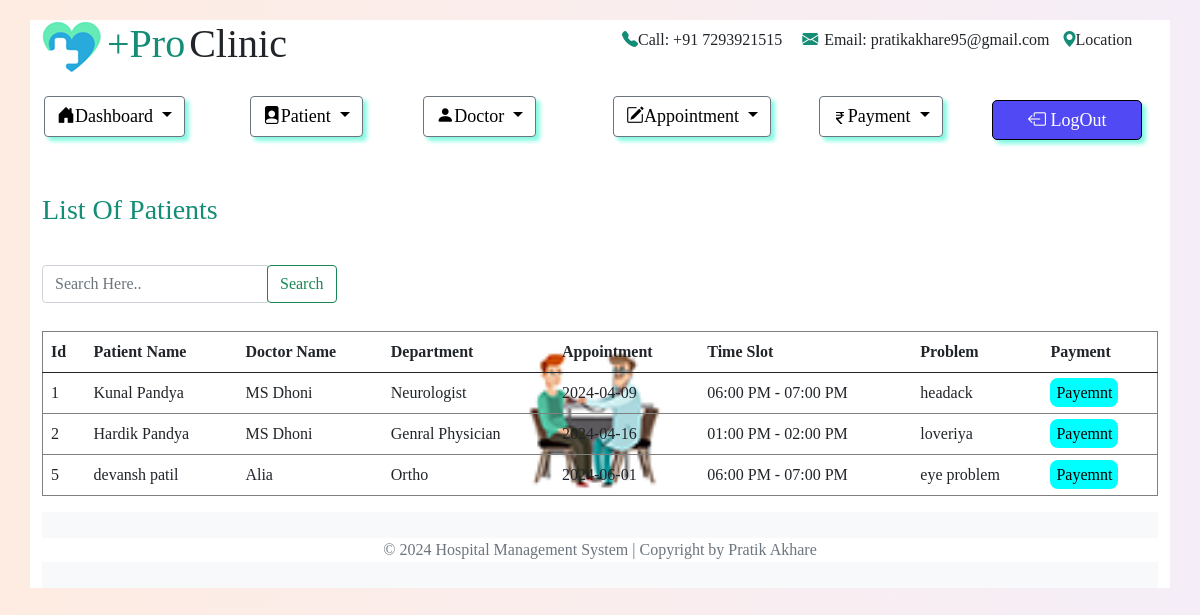
/list_appointment.php, run on the app's committed database.
### tables this page shows
CREATE TABLE `appoint` (
  `id` int(20) NOT NULL,
  `pname` varchar(200) NOT NULL,
  `dname` varchar(200) NOT NULL,
  `depart` varchar(200) NOT NULL,
  `appo` varchar(200) NOT NULL,
  `time` varchar(200) NOT NULL,
  `problem` varchar(200) NOT NULL
);

### list_appointment.php (the view, shortened to what this page needs)
<?php
    include('connection.php');
    $id=$_POST['search'];
    $query="SELECT * FROM appoint WHERE CONCAT(pname,dname) LIKE '%$id%'";
    $data=mysqli_query($conn,$query);
?>
<!DOCTYPE html>
<html lang="en">
<head>
    <link href="https://cdn.jsdelivr.net/npm/bootstrap@5.0.2/dist/css/bootstrap.min.css" rel="stylesheet">
<link rel="stylesheet" href="https://cdn.jsdelivr.net/npm/bootstrap-icons@1.3.0/font/bootstrap-icons.css">
    <link rel="stylesheet" href="css/list_doctor.css">
</head>
<body>
    <div class="container">
    <div class="row drop">
            <div class="col-md-1 logo">
                <img src="images/logo.png" alt="">
            </div>
            <div class="col-md-3 had1">
                <h1 class="inline-h1" style="color: #138D75;margin-left:-30px;">+Pro</h1>
                <h1 class="inline-h1">Clinic</h1>
            </div>
            <div class="col-md-8 calls ml-4">
                <h6><i class="bi bi-telephone-fill " style="color: #138D75;margin-left:200px;"></i>Call: +91 7293921515 <i class="bi bi-envelope-fill p-3" style="color: #138D75;"></i><span style="margin-left: -10px;">Email: pratikakhare95@gmail.com</span> <i class="bi bi-geo-alt-fill p-2 " style="color: #138D75;"></i><span style="margin-left: -10px;">Location</span></h6>
            </div>
        </div>
        <div class="row drop " style="margin-left:-10px;">
            <div class="col-md-2">
                <div class="dropdown">
                    <button class="btn btn-secondary dropdown-toggle" type="button" id="dropdownMenuButton1"
                        data-bs-toggle="dropdown" aria-expanded="false">
                        <i class="bi bi-house-door-fill"></i>Dashboard
                    </button>
                </div>
            </div>
            <div class="col-md-2">
                <div class="dropdown">
                    <button class="btn btn-secondary dropdown-toggle m-3 mt-0" type="button" id="dropdownMenuButton1"
                        data-bs-toggle="dropdown" aria-expanded="false" >
                        <i class="bi bi-file-person-fill "></i>Patient
                    </button>
                </div>
            </div>
            <div class="col-md-2">
                <div class="dropdown">
                    <button class="btn btn-secondary dropdown-toggle" type="button" id="dropdownMenuButton1"
                        data-bs-toggle="dropdown" aria-expanded="false">
                        <i class="bi bi-person-fill"></i>Doctor
                    </button>
                </div>
            </div>
            <div class="col-md-2">
                <div class="dropdown">
                    <button class="btn btn-secondary dropdown-toggle" type="button" id="dropdownMenuButton1"
                        data-bs-toggle="dropdown" aria-expanded="false">
                        <i class="bi bi-pencil-square"></i>Appointment
                    </button>
                </div>
            </div>
            <div class="col-md-2">
                <div class="dropdown">
                    <button class="btn btn-secondary dropdown-toggle m-3 mt-0" type="button" id="dropdownMenuButton1"
                        data-bs-toggle="dropdown" aria-expanded="false">
                          Payment
                    </button>
                </div>
            </div>
            <div class="col-md-2">
                <button class="login"><a href="login.php"><i class="bi bi-box-arrow-left"></i>  LogOut</a></button>
            </div>
        </div>
        <div class="row">
            <div class="col-md-12">
                <h3 style="margin-top: 40px; color:#138D75;">List Of Patients</h3>
              <nav class="navbar navbar-light bg-white" id="navb" style="margin-top: 30px;">
                <form action="list_appointment.php" method="POST" class="form-inline"  >
                  <div class="input-group">
                    <input class="form-control" type="search" name="search" placeholder="Search Here.." aria-label="Search">
                    <div class="input-group-append">
                      <button class="btn btn-outline-success" type="submit">Search</button>
                    </div>
                  </div>
                </form>
              </nav>
            </div>
          </div>
        <div class="row">
            <div class="col-md-12">
                 <?php
    include('connection.php');
    $sql = "SELECT * FROM appoint";
    $result = mysqli_query($conn,$sql) or die("Unsuccessful");
    if(mysqli_num_rows($result) > 0){
     ?>
    <table class="table" cellpadding="7px">
        <thead>
            <tr>
                        <th>Id</th>
                        <th>Patient Name</th>
                        <th>Doctor Name</th>
                        <th>Department</th>
                        <th>Appointment</th>
                        <th>Time Slot</th>
                        <th>Problem</th>
                        <th>Payment</th>
</tr>
        </thead>
        <tbody>
            <?php
        foreach($data as $row){
            ?>
            <tr>
                <td><?php  echo $row['id'] ?></td>
                <td><?php  echo $row['pname'] ?></td>
                <td><?php  echo $row['dname'] ?></td>
                <td><?php  echo $row['depart'] ?></td>
                <td><?php  echo $row['appo'] ?></td>
                <td><?php  echo $row['time'] ?></td>
                <td><?php  echo $row['problem'] ?></td>
                <td><a href='payment.php?id=<?php echo $row['id'] ?>' class="payment">Payemnt</a></td>
            </tr>
            <?php } ?>
        </tbody>
    </table>
    <?php }else{
        echo"<h2>No Record Found...</h2>";
    }
    mysqli_close($conn) ;?>
            </div>
        </div>
        <footer class="footer mt-auto py-3 bg-light">
    <div class="container">
        <div class="row">
            <div class="col-lg-12 text-center text-muted">
                &copy; 2024 Hospital Management System | Copyright by Pratik Akhare
            </div>
        </div>
    </div>
</footer>
    </div>
</body>
</html>

### css/list_doctor.css (style rules this page uses)
body { font-family: 'Times New Roman', Times, serif; background: linear-gradient(to left,#F5EEF8,#FEECE2); }
.container { margin: 10px auto; background-color: white; }
.inline-h1 { display: inline-block; }
.drop { margin-top: 20px; }
#dropdownMenuButton1 { background-color: white; color: black; box-shadow: 4px 4px 4px #84F9E2 ; font-size: 18px; }
.calls { margin-top: 10px; }
.table { margin-top: 20px; background-image: url('http://127.0.0.1:5500/images/treatment-side-img.jpg'); background-repeat: no-repeat; background-position: center; background-size: contain; }

### list_appointment.php (style rules this page uses)
.table { margin-top: 20px; background-image: url('http://127.0.0.1:5500/images/post4.png'); background-repeat: no-repeat; background-position: center; background-size: contain; border: 1px solid gray; }
td { padding: 30px; margin-left: 20px; }
.payment { background-color: aqua; padding: 6px; color: black; border-radius: 8px; text-decoration: none; }
.login { border: 1px solid black; border-radius: 5px; margin-top: 4px; background-color: #5049F4; box-shadow: 4px 4px 4px #84F9E2 ; font-size: 18px; width: 150px; height: 40px; }
.login a { color: white; text-decoration: none; }

### data on the page
appoint: id "1", pname "Kunal Pandya", dname "MS Dhoni", depart "Neurologist", appo "2024-04-09", time "06:00 PM - 07:00 PM", problem "headack"
appoint: id "2", pname "Hardik Pandya", dname "MS Dhoni", depart "Genral Physician", appo "2024-04-16", time "01:00 PM - 02:00 PM", problem "loveriya"
appoint: id "5", pname "devansh patil", dname "Alia", depart "Ortho", appo "2024-06-01", time "06:00 PM - 07:00 PM", problem "eye problem"
